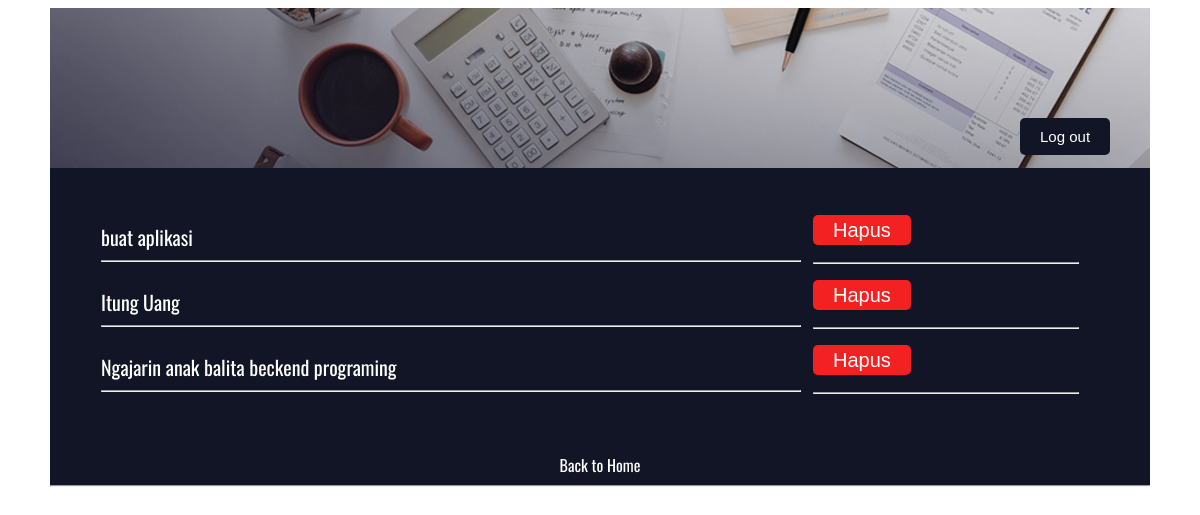
The page /Admin/admin-pekerjaan.php (signed in) on the database its author committed.
### tables this page shows
CREATE TABLE `jobs` (
  `id` int(11) NOT NULL,
  `company_id` int(11) NOT NULL,
  `title` varchar(255) NOT NULL,
  `description` text NOT NULL,
  `requirements` text NOT NULL,
  `salary` decimal(10,2) NOT NULL,
  `deadline` date NOT NULL,
  `category` varchar(50) NOT NULL
);

### Admin/admin-pekerjaan.php (the view, shortened to what this page needs)
<?php
include '../db_connection.php';
$sql = "SELECT id, title FROM jobs";
$result = $conn->query($sql);
?>
<!DOCTYPE html>
<html>
<head>
    <link rel="stylesheet" type="text/css" href="../CSS/Admin/admin-pekerjaan.css">
</head>
<body>
    <div class="container">
        <div class="header">
        </div>
        <div class="log-out"><a href="../logout.php">Log out</a></div>
        <div class="posting">
            <table width="1000px" cellspacing="10px">
                <?php
                if ($result->num_rows > 0) {
                    while ($row = $result->fetch_assoc()) {
                        echo "<tr>";
                        echo "<td width='700px'><a href='admin-pekerjaan-about.php?id={$row['id']}'>{$row['title']}</a><hr></td>";
                        echo "<td><a href='delete-pekerjaan.php?id={$row['id']}' class='hapus'>Hapus</a><hr class='hr'></td>";
                        echo "</tr>";
                    }
                } else {
                    echo "<tr><td colspan='2'>No jobs found.</td></tr>";
                }
                ?>
            </table>
        </div>
        <div class="back-link" style="text-align: center; margin-top: 20px;">
            <a href="admin-home.php" style="color: white; text-decoration: none; font-size: 16px;">Back to Home</a>
        </div>
        <hr>
    </div>
</body>
</html>

### CSS/Admin/admin-pekerjaan.css (style rules this page uses)
body { background-color: white; }
.container { width: 1100px; margin: auto; background-color: #121525; }
.header { background-image: url(../../Images/header.jpg); padding: 80px; padding-right: 80px; }
.log-out a { position: absolute; border-radius: 5px; background-color: #121525; padding: 10px; padding-right: 20px; padding-left: 20px; border-style: none; font-family: arial; font-size: 15px; color: white; text-decoration: none; transition: 0.3s; margin-left: 970px; margin-top: -50px; }
.posting { margin-top: 40px; margin-left: 40px; margin-bottom: 40px; }
.hapus { padding: 4px; padding-right: 20px; padding-left: 20px; border-radius: 5px; background-color: #f42122; text-decoration: none; font-family: arial; color: white; transition: 0.6s; }
a { font-family: 'Oswald', sans-serif; font-size: 20px; margin-bottom: 10px; color: white; text-decoration: none; transition: 0.3s; }
.hr { margin-top: 20px; }

### rows shown on the page
jobs: title "buat aplikasi"
jobs: title "Itung Uang"
jobs: title "Ngajarin anak balita beckend programing"
